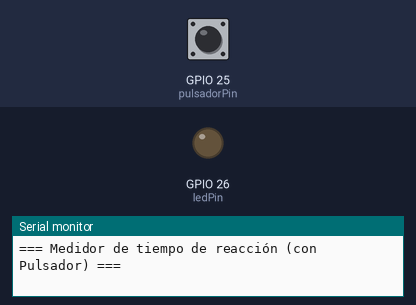
The sketch below on a simulated ESP32. On the bench: output pins drawn as LEDs (lit = HIGH), the last lines printed to the serial monitor. The test bench sets the inputs (shaded band); at power-on: GPIO 25 (pulsadorPin) HIGH. Random numbers use the default seed unless the sketch sets one.

Above: at 3.2 s.
3.3 s: GPIO 25 (pulsadorPin) pulled LOW for 3.2 s
8.5 s: GPIO 25 (pulsadorPin) pulled LOW for 0.15 s
At 11.3 s:
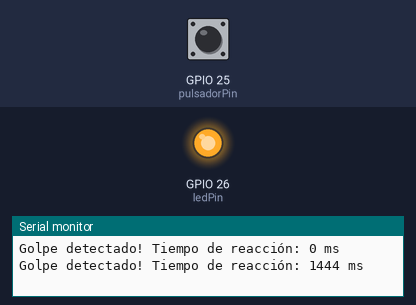
11.6 s: GPIO 25 (pulsadorPin) pulled LOW for 1 s
At 12.4 s:
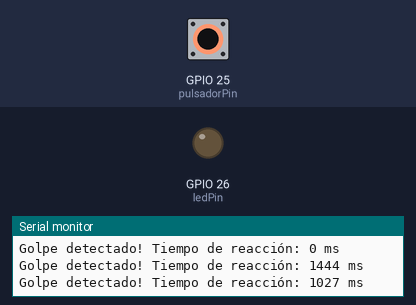
Timing chart, 0 to 18.8 s (numbered marks = the images above; inputs shaded):
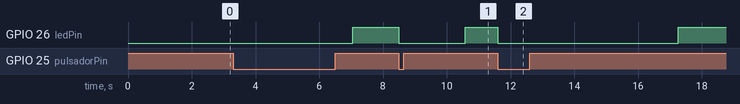

Measured:
- after the input at 8.5 s, GPIO 26 (ledPin): HIGH → LOW at once, → HIGH 2.1 s later
- after the input at 11.6 s, GPIO 26 (ledPin): HIGH → LOW at once, → HIGH 5.7 s later

The sketch:

EjemploTiempoDeReaccionConLed.ino
```cpp
// Definiciones de pines
const int pulsadorPin = 25; // Pin de entrada para el pulsador
const int ledPin = 26;      // LED indicador

// Variables globales
unsigned long tInicio = 0;
bool esperandoGolpe = false; // Renombrada para más claridad

void setup() {
  Serial.begin(115200);
  pinMode(ledPin, OUTPUT);

  // --- CAMBIO PRINCIPAL ---
  // Configura el pin del pulsador con la resistencia PULL-UP interna.
  // - Cuando el pulsador NO está presionado, el pin lee HIGH (alto).
  // - Cuando el pulsador SÍ está presionado (conecta a GND), el pin lee LOW (bajo).
  pinMode(pulsadorPin, INPUT_PULLUP);

  Serial.println("=== Medidor de tiempo de reacción (con Pulsador) ===");
  digitalWrite(ledPin, LOW); // Asegurarse que el LED empieza apagado
  delay(2000);
}

void loop() {
  esperandoGolpe = true;
  // 1. Espera aleatoria entre 1 y 6 segundos
  int espera = random(1000, 6000);
  delay(espera);

  // 2. Enciende el LED → señal de inicio
  digitalWrite(ledPin, HIGH);
  tInicio = millis();


  // 3. Espera hasta que se detecte un golpe
  while (esperandoGolpe) {
    int valor = digitalRead(pulsadorPin);
    if (valor == 0) {
      unsigned long tReaccion = millis() - tInicio;
      Serial.print("Golpe detectado! Tiempo de reacción: ");
      Serial.print(tReaccion); Serial.println(" ms");

      // Apago LED y preparo próxima medición
      digitalWrite(ledPin, LOW);
      esperandoGolpe = false;
      delay(1000);  // pausa antes de la siguiente ronda
    }
  }
}
```
